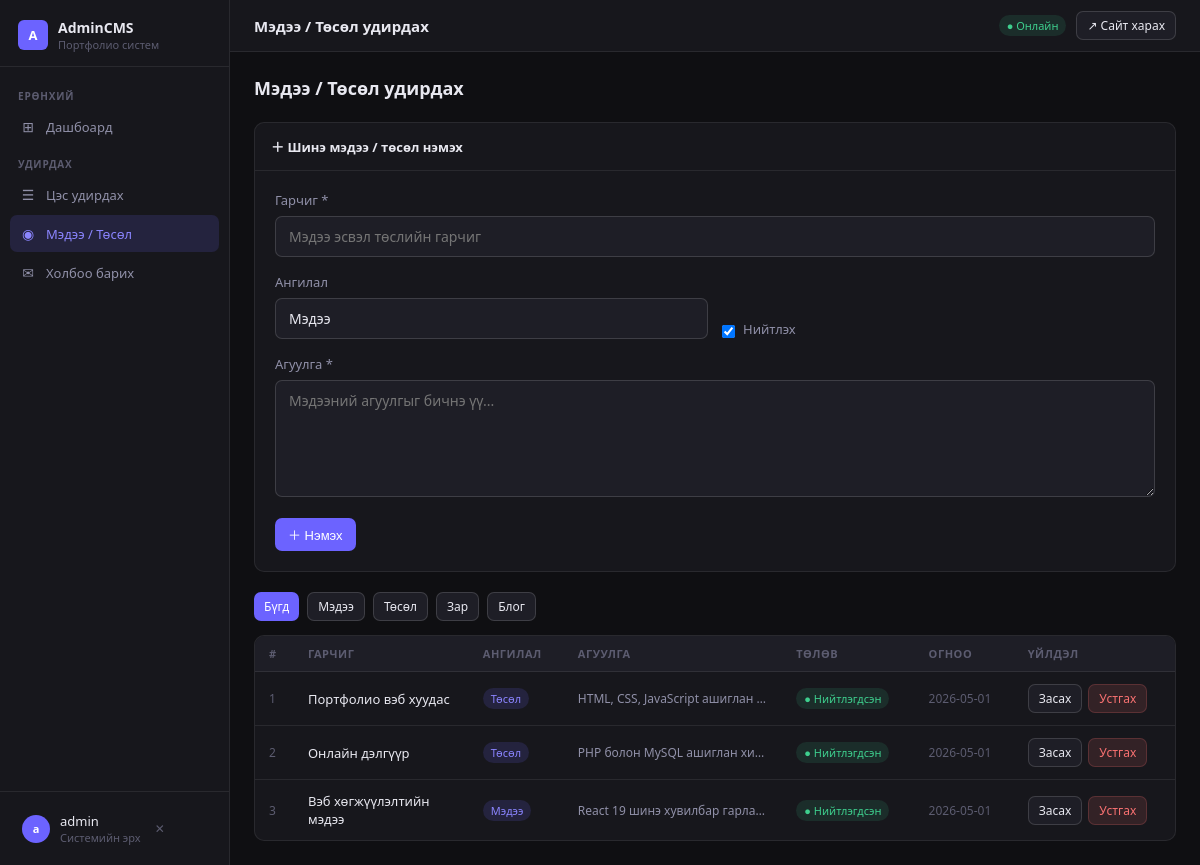
Page /admin/news.php (signed in) on the committed database.
### tables this page shows
CREATE TABLE IF NOT EXISTS news (
    id INT AUTO_INCREMENT PRIMARY KEY,
    title VARCHAR(255) NOT NULL,
    content TEXT,
    category ENUM('Мэдээ','Төсөл','Зар','Блог') DEFAULT 'Мэдээ',
    image_url VARCHAR(255),
    is_published TINYINT(1) DEFAULT 1,
    created_at TIMESTAMP DEFAULT CURRENT_TIMESTAMP,
    updated_at TIMESTAMP DEFAULT CURRENT_TIMESTAMP ON UPDATE CURRENT_TIMESTAMP
);

### admin/news.php (the view, shortened to what this page needs)
<?php require_once 'auth.php'; ?>
<?php
$edit = null;
$filter = $_GET['cat'] ?? '';
$where = $filter ? "WHERE category='" . $conn->real_escape_string($filter) . "'" : '';
$items = [];
$res = $conn->query("SELECT * FROM news $where ORDER BY created_at DESC");
while ($row = $res->fetch_assoc()) $items[] = $row;
$categories = ['Мэдээ','Төсөл','Зар','Блог'];
?>
<!DOCTYPE html>
<html lang="mn">
<head>
</head>
<body>
<?php include 'partials/sidebar.php'; ?>
<div class="main">
  <?php include 'partials/topbar.php'; ?>
  <div class="content">
    <div class="page-header">
      <h2>Мэдээ / Төсөл удирдах</h2>
    </div>
    <div class="card" style="margin-bottom:20px">
      <div class="card-header"><?= $edit ? '✎ Мэдээ засах' : '＋ Шинэ мэдээ / төсөл нэмэх' ?></div>
      <div style="padding:20px">
        <form method="POST">
          <div class="form-group">
            <label class="form-label">Гарчиг *</label>
            <input class="form-input" name="title" placeholder="Мэдээ эсвэл төслийн гарчиг" value="<?= htmlspecialchars($edit['title'] ?? '') ?>" required>
          </div>
          <div class="form-row">
            <div class="form-group">
              <label class="form-label">Ангилал</label>
              <select class="form-select" name="category">
                <?php foreach ($categories as $cat): ?>
                  <option value="<?= $cat ?>" <?= ($edit['category'] ?? '') === $cat ? 'selected' : '' ?>><?= $cat ?></option>
                <?php endforeach; ?>
              </select>
            </div>
            <div class="form-group" style="display:flex;align-items:flex-end;gap:8px;padding-bottom:1px">
              <input type="checkbox" name="is_published" id="pub" value="1" <?= (!$edit || $edit['is_published']) ? 'checked' : '' ?> style="width:auto">
              <label for="pub" style="margin:0;cursor:pointer;font-size:13px;color:var(--text2)">Нийтлэх</label>
            </div>
          </div>
          <div class="form-group">
            <label class="form-label">Агуулга *</label>
            <textarea class="form-textarea" name="content" rows="5" placeholder="Мэдээний агуулгыг бичнэ үү..." required><?= htmlspecialchars($edit['content'] ?? '') ?></textarea>
          </div>
          <div style="display:flex;gap:10px">
            <button type="submit" class="btn btn-accent"><?= $edit ? 'Хадгалах' : '＋ Нэмэх' ?></button>
          </div>
        </form>
      </div>
    </div>
    <div style="display:flex;gap:8px;margin-bottom:14px;flex-wrap:wrap">
      <a href="news.php" class="btn btn-sm <?= !$filter ? 'btn-accent' : 'btn-surface' ?>">Бүгд</a>
      <?php foreach ($categories as $cat): ?>
        <a href="news.php?cat=<?= urlencode($cat) ?>" class="btn btn-sm <?= $filter===$cat ? 'btn-accent' : 'btn-surface' ?>"><?= $cat ?></a>
      <?php endforeach; ?>
    </div>
    <div class="table-wrap">
      <?php if ($items): ?>
      <table>
        <thead><tr>
          <th>#</th><th>Гарчиг</th><th>Ангилал</th><th>Агуулга</th><th>Төлөв</th><th>Огноо</th><th>Үйлдэл</th>
        </tr></thead>
        <tbody>
        <?php foreach ($items as $n): ?>
        <tr>
          <td style="color:var(--text3);font-size:12px"><?= $n['id'] ?></td>
          <td style="font-weight:500;max-width:160px"><?= htmlspecialchars($n['title']) ?></td>
          <td><span class="badge badge-accent"><?= $n['category'] ?></span></td>
          <td style="color:var(--text2);font-size:12px;max-width:200px;overflow:hidden;text-overflow:ellipsis;white-space:nowrap">
            <?= htmlspecialchars(mb_substr($n['content'], 0, 60)) ?>...
          </td>
          <td>
            <?= $n['is_published']
              ? '<span class="badge badge-green">● Нийтлэгдсэн</span>'
              : '<span class="badge badge-amber">● Ноорог</span>' ?>
          </td>
          <td style="font-size:12px;color:var(--text3)"><?= date('Y-m-d', strtotime($n['created_at'])) ?></td>
          <td>
            <div style="display:flex;gap:6px">
              <a href="news.php?edit=<?= $n['id'] ?>" class="btn btn-sm btn-surface">Засах</a>
              <a href="news.php?delete=<?= $n['id'] ?>" class="btn btn-sm btn-danger"
                 onclick="return confirm('<?= htmlspecialchars($n['title']) ?> мэдээг устгах уу?')">Устгах</a>
            </div>
          </td>
        </tr>
        <?php endforeach; ?>
        </tbody>
      </table>
      <?php else: ?>
        <div class="empty-state">Мэдээ байхгүй байна. Шинэ мэдээ нэмнэ үү.</div>
      <?php endif; ?>
    </div>
  </div>
</div>
</body>
</html>

### admin/partials/head.php (style rules this page uses)
*, *::before, *::after { box-sizing: border-box; margin: 0; padding: 0; }
:root { --bg: #0f0f12; --surface: #17171c; --surface2: #1e1e26; --surface3: #252530; --border: rgba(255,255,255,0.08); --border2: rgba(255,255,255,0.14); --accent: #6c63ff; --accent2: #8b85ff; --text: #e8e8f0; --text2: #9090a8; --text3: #5c5c70; --green: #3ecf8e; --red: #f87171; --amber: #fbbf24; --info: #60a5fa; }
body { font-family: 'Segoe UI', Arial, sans-serif; background: var(--bg); color: var(--text); display: flex; min-height: 100vh; }
.main { margin-left: 230px; flex: 1; display: flex; flex-direction: column; min-height: 100vh; }
.badge { display: inline-flex; align-items: center; padding: 3px 8px; border-radius: 20px; font-size: 11px; font-weight: 500; }
.badge-green { background: rgba(62,207,142,0.12); color: var(--green); }
.badge-accent { background: rgba(108,99,255,0.15); color: var(--accent2); }
.content { padding: 24px; flex: 1; }
.page-header { display: flex; align-items: center; justify-content: space-between; margin-bottom: 22px; }
.page-header h2 { font-size: 18px; font-weight: 600; }
.card { background: var(--surface); border: 1px solid var(--border); border-radius: 10px; overflow: hidden; }
.card-header { padding: 14px 16px; border-bottom: 1px solid var(--border); font-size: 13px; font-weight: 600; display: flex; align-items: center; justify-content: space-between; }
.table-wrap { background: var(--surface); border: 1px solid var(--border); border-radius: 10px; overflow: hidden; }
table { width: 100%; border-collapse: collapse; }
thead { background: var(--surface2); }
th { padding: 10px 14px; text-align: left; font-size: 11px; font-weight: 600; color: var(--text3); text-transform: uppercase; letter-spacing: 0.05em; border-bottom: 1px solid var(--border); }
td { padding: 12px 14px; font-size: 13px; border-bottom: 1px solid var(--border); vertical-align: middle; }
tr:last-child td { border-bottom: none; }
.btn { display: inline-flex; align-items: center; gap: 6px; padding: 7px 13px; border-radius: 7px; font-size: 13px; font-weight: 500; cursor: pointer; border: none; text-decoration: none; transition: all 0.15s; }
.btn-sm { padding: 5px 10px; font-size: 12px; }
.btn-accent { background: var(--accent); color: white; }
.btn-surface { background: var(--surface2); color: var(--text); border: 1px solid var(--border2); }
.btn-danger { background: rgba(248,113,113,0.12); color: var(--red); border: 1px solid rgba(248,113,113,0.2); }
.form-group { margin-bottom: 16px; }
.form-label { display: block; font-size: 13px; color: var(--text2); margin-bottom: 7px; }
.form-input, .form-select, .form-textarea { width: 100%; padding: 10px 13px; background: var(--surface2); border: 1px solid var(--border2); border-radius: 7px; color: var(--text); font-family: inherit; font-size: 14px; outline: none; transition: border-color 0.2s; }
.form-textarea { resize: vertical; min-height: 100px; }
.form-select { appearance: none; cursor: pointer; }
.form-row { display: grid; grid-template-columns: 1fr 1fr; gap: 14px; }

### rows in the picture
news: id "1", title "Портфолио вэб хуудас", category "Төсөл", content "HTML, CSS, JavaScript ашиглан…", is_published "● Нийтлэгдсэн", created_at "2026-05-01"
news: id "2", title "Онлайн дэлгүүр", category "Төсөл", content "PHP болон MySQL ашиглан хи…", is_published "● Нийтлэгдсэн", created_at "2026-05-01"
news: id "3", title "Вэб хөгжүүлэлтийн мэдээ", category "Мэдээ", content "React 19 шинэ хувилбар гарла…", is_published "● Нийтлэгдсэн", created_at "2026-05-01"

### other values in the picture
mb_substr($_SESSION['admin_user'] ?? 'A', 0, 1) "a"
$_SESSION['admin_user'] "admin"
$title "Мэдээ / Төсөл удирдах"
$cat "Мэдээ"
$cat "Төсөл"
$cat "Зар"
$cat "Блог"
form field category "Мэдээ"
